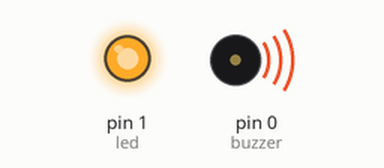
A sketch run on a simulated Arduino Uno, built with avr-gcc and run on an emulated ATmega328P. Parts: output pins drawn as LEDs (lit = HIGH), buzzer (waves = sounding).

Above: at 0.37 s.
At 16.0 s:
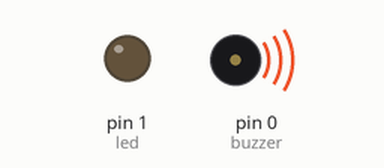
Timing chart, 0 to 18.8 s (numbered marks = the images above):
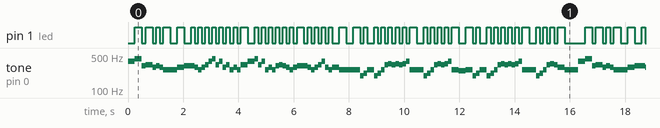

Measured:
- by itself, pin 1 (led): moves between LOW and HIGH, repeating every 16.3 s
- by itself, tone on pin 0 (buzzer): plays 392 Hz for 0.25 s, 440 Hz for 0.25 s, 312 Hz for 0.13 s, 330 Hz for 0.25 s, 294 Hz for 0.13 s, 312 Hz for 0.13 s … (752 notes in this stretch)

The sketch:

Nyan_Cat.ino
```cpp
#include <avr/pgmspace.h>
#include <avr/io.h>
#include "definedtones.h"

//DefinePinNumebers:
int buzzer = 0;
int led = 1;
int chrge = 2;
int dischrge = 3;

const int song[] PROGMEM = {
  G3,QTH,
  A3,QTH,
  DS3, ETH,
  E3, QTH,
  D3, ETH,
  DS3, ETH,
  D3, ETH,
  C3, QTH,
  C3, QTH,
  D3, QTH,
  DS3, QTH,
  DS3, ETH,
  D3, ETH,
  C3, ETH,
  D3, ETH,
  E3, ETH,
  G3, ETH,
  A3, ETH,
  E3, ETH,
  G3, ETH,
  D3, ETH,
  E3, ETH,
  C3, ETH,
  D3, ETH,
  C3, ETH,
  E3, QTH,
  G3, QTH,
  A3, ETH,
  E3, ETH,
  G3, ETH,
  C3, ETH,
  D3, ETH,
  C3, ETH,
  DS3, ETH,
  E3, ETH,
  DS3, ETH,
  D3, ETH,
  C3, ETH,
  D3, ETH,
  DS3, QTH,
  DS3, ETH,
  D3, ETH,
  C3, ETH,
  D3, ETH,
  E3, ETH,
  G3, ETH,
  D3, ETH,
  C3, ETH,
  D3, QTH,
  C3, QTH,
  C3, QTH,
  C3, QTH,
  G2, ETH,
  A2, ETH,
  C3, QTH,
  G2, ETH,
  A2, ETH,
  C3, ETH,
  E3, ETH,
  F3, ETH,
  E3, ETH,
  F3, ETH,
  E3, ETH,
  F3, ETH,
  G3, ETH,
  C3, QTH,
  C3, QTH,
  G2, ETH,
  A2, ETH,
  C3, ETH,
  E3, ETH,
  F3, ETH,
  E3, ETH,
  F3, ETH,
  G3, ETH,
  C3, QTH,
  B2, QTH,
  C3, QTH,
  G2, ETH,
  A2, ETH,
  C3, QTH,
  G2, ETH,
  A2, ETH,
  C3, ETH,
  E3, ETH,
  F3, ETH,
  E3, ETH,
  F3, ETH,
  E3, ETH,
  F3, ETH,
  G3, ETH,
  C3, QTH,
  C3, QTH,
  G2, ETH,
  A2, ETH,
  C3, ETH,
  E3, ETH,
  F3, ETH,
  E3, ETH,
  D3, QTH,
  C3, HTH
};

void setup() {
  pinMode(led, OUTPUT);
  digitalWrite(led, LOW);
  pinMode(buzzer, OUTPUT);
  digitalWrite(buzzer, LOW);
}

void loop() {
  int cnote = 0;
  int cdur = 0;
  int ddelay = 0;
  bool ledon = 0;

  long i = 0;
  int temp = 0;

  for (int cnt = 0; cnt < 202; cnt++) {
    if (!ledon)  {
      digitalWrite(led, LOW);
      ledon = 1;
    }
    else {
      digitalWrite(led, HIGH);
      ledon = 0;
    }
    cnote = pgm_read_word_near(song + cnt++); //notetobeplayed
    cdur = pgm_read_word_near(song + cnt);   //durationofthecurrentnote
    if (cnote > 0) {
      tone(buzzer, cnote);
      delay(cdur);
      noTone(buzzer);
      delay(3);
    }
    else {
      noTone(buzzer);
      delay(cdur);
    }
  }
}
```

definedtones.h
```cpp
#define B0  62
#define C1  66
#define CS1 70
#define D1  74
#define DS1 78
#define E1  82
#define F1  88
#define FS1 92
#define G1  98,
#define GS1 104
#define A1  110
#define AS1 116
#define B1  124
#define C2  130
#define CS2 136
#define D2  146
#define DS2 156
#define E2  164
#define F2  174
#define FS2 186
#define G2  196
#define GS2 208
#define A2  220
#define AS2 234
#define B2  246
#define C3  262
#define CS3 278
#define D3  294
#define DS3 312
#define E3  330
#define F3  350
#define FS3 370
#define G3  392
#define GS3 416
#define A3  440
#define AS3 466
#define B3  494
#define C4  324
#define CS4 554
#define D4  588
#define DS4 622
#define E4  660
#define F4  698
#define FS4 740
#define G4  782
#define GS4 830
#define A4  880
#define AS4 532
#define B4  588
#define C5  523
#define CS5 554
#define D5  587
#define DS5 622
#define E5  659
#define F5  698
#define FS5 740
#define G5  784
#define GS5 831
#define A5  880
#define AS5 932
#define B5  982
#define rest 0

//DURATIONOFTHENOTES
#define BPM 260
#define QTH 250
#define HTH 500
#define ETH 125
#define STH 62
```
